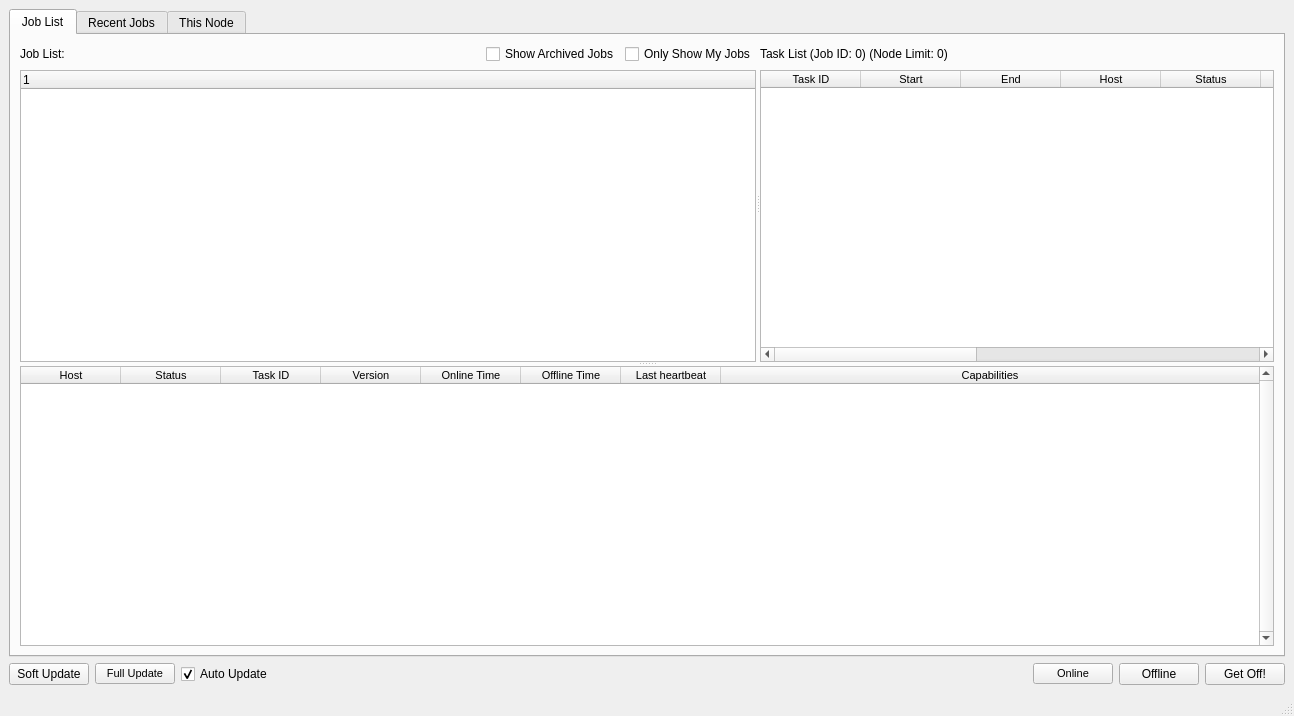
<?xml version="1.0" encoding="UTF-8"?>
<ui version="4.0">
 <class>FarmView</class>
 <widget class="QMainWindow" name="FarmView">
  <property name="geometry">
   <rect>
    <x>0</x>
    <y>0</y>
    <width>1294</width>
    <height>716</height>
   </rect>
  </property>
  <property name="windowTitle">
   <string>FarmView</string>
  </property>
  <widget class="QWidget" name="centralwidget">
   <layout class="QGridLayout" name="gridLayout">
    <item row="1" column="0">
     <layout class="QHBoxLayout" name="horizontalLayout_fetchButton">
      <property name="spacing">
       <number>6</number>
      </property>
      <item>
       <widget class="QPushButton" name="updateButton">
        <property name="text">
         <string>Soft Update</string>
        </property>
       </widget>
      </item>
      <item>
       <widget class="QPushButton" name="fetchButton">
        <property name="font">
         <font>
          <pointsize>8</pointsize>
         </font>
        </property>
        <property name="text">
         <string>Full Update</string>
        </property>
       </widget>
      </item>
      <item>
       <widget class="QCheckBox" name="autoUpdateCheckbox">
        <property name="text">
         <string>Auto Update</string>
        </property>
        <property name="checkable">
         <bool>true</bool>
        </property>
        <property name="checked">
         <bool>true</bool>
        </property>
       </widget>
      </item>
      <item>
       <spacer name="horizontalSpacer_3">
        <property name="orientation">
         <enum>Qt::Horizontal</enum>
        </property>
        <property name="sizeHint" stdset="0">
         <size>
          <width>40</width>
          <height>20</height>
         </size>
        </property>
       </spacer>
      </item>
      <item>
       <widget class="QPushButton" name="onlineThisNodeButton">
        <property name="font">
         <font>
          <pointsize>8</pointsize>
         </font>
        </property>
        <property name="toolTip">
         <string>&lt;html&gt;&lt;head/&gt;&lt;body&gt;&lt;p&gt;Allow this node to accept render tasks&lt;/p&gt;&lt;/body&gt;&lt;/html&gt;</string>
        </property>
        <property name="text">
         <string>Online</string>
        </property>
       </widget>
      </item>
      <item>
       <widget class="QPushButton" name="offlineThisNodeButton">
        <property name="toolTip">
         <string>&lt;html&gt;&lt;head/&gt;&lt;body&gt;&lt;p&gt;Don't allow this node to accept any new jobs (it will still finish what it's working on)&lt;/p&gt;&lt;/body&gt;&lt;/html&gt;</string>
        </property>
        <property name="text">
         <string>Offline</string>
        </property>
       </widget>
      </item>
      <item>
       <widget class="QPushButton" name="getOffThisNodeButton">
        <property name="toolTip">
         <string>&lt;html&gt;&lt;head/&gt;&lt;body&gt;&lt;p&gt;Tell this node to stop the current job, put it back on the job board, and don't accept any more.&lt;/p&gt;&lt;/body&gt;&lt;/html&gt;</string>
        </property>
        <property name="text">
         <string>Get Off!</string>
        </property>
       </widget>
      </item>
     </layout>
    </item>
    <item row="0" column="0">
     <widget class="QTabWidget" name="tabWidget">
      <property name="currentIndex">
       <number>0</number>
      </property>
      <widget class="QWidget" name="jobListTab">
       <attribute name="title">
        <string>Job List</string>
       </attribute>
       <layout class="QGridLayout" name="gridLayout_3">
        <item row="0" column="0">
         <widget class="QSplitter" name="splitter_nodelist">
          <property name="orientation">
           <enum>Qt::Vertical</enum>
          </property>
          <widget class="QSplitter" name="splitter_jobList">
           <property name="frameShape">
            <enum>QFrame::NoFrame</enum>
           </property>
           <property name="orientation">
            <enum>Qt::Horizontal</enum>
           </property>
           <widget class="QWidget" name="layoutWidget_2">
            <layout class="QGridLayout" name="gridLayout_jobListJobs">
             <property name="horizontalSpacing">
              <number>6</number>
             </property>
             <item row="2" column="0" colspan="4">
              <widget class="QTreeWidget" name="jobTree">
               <property name="alternatingRowColors">
                <bool>true</bool>
               </property>
               <property name="selectionMode">
                <enum>QAbstractItemView::ExtendedSelection</enum>
               </property>
               <property name="indentation">
                <number>15</number>
               </property>
               <property name="animated">
                <bool>true</bool>
               </property>
               <attribute name="headerDefaultSectionSize">
                <number>50</number>
               </attribute>
               <attribute name="headerMinimumSectionSize">
                <number>50</number>
               </attribute>
               <attribute name="headerShowSortIndicator" stdset="0">
                <bool>false</bool>
               </attribute>
               <column>
                <property name="text">
                 <string>1</string>
                </property>
               </column>
              </widget>
             </item>
             <item row="1" column="1">
              <spacer name="horizontalSpacer_jobList">
               <property name="orientation">
                <enum>Qt::Horizontal</enum>
               </property>
               <property name="sizeHint" stdset="0">
                <size>
                 <width>40</width>
                 <height>20</height>
                </size>
               </property>
              </spacer>
             </item>
             <item row="1" column="3">
              <widget class="QCheckBox" name="userFilterCheckbox">
               <property name="text">
                <string>Only Show My Jobs</string>
               </property>
              </widget>
             </item>
             <item row="1" column="0">
              <widget class="QLabel" name="jobTableLabel">
               <property name="text">
                <string>Job List:</string>
               </property>
              </widget>
             </item>
             <item row="1" column="2">
              <widget class="QCheckBox" name="archivedCheckBox">
               <property name="text">
                <string>Show Archived Jobs</string>
               </property>
              </widget>
             </item>
            </layout>
           </widget>
           <widget class="QWidget" name="layoutWidget_3">
            <layout class="QGridLayout" name="gridLayout_taskList">
             <item row="0" column="2" colspan="2">
              <spacer name="horizontalSpacer_taskList">
               <property name="orientation">
                <enum>Qt::Horizontal</enum>
               </property>
               <property name="sizeHint" stdset="0">
                <size>
                 <width>40</width>
                 <height>20</height>
                </size>
               </property>
              </spacer>
             </item>
             <item row="0" column="0" colspan="2">
              <widget class="QLabel" name="taskTableLabel">
               <property name="text">
                <string>Task List (Job ID: 0) (Node Limit: 0)</string>
               </property>
              </widget>
             </item>
             <item row="2" column="0" colspan="4">
              <widget class="QTableWidget" name="taskTable">
               <property name="enabled">
                <bool>true</bool>
               </property>
               <property name="font">
                <font>
                 <pointsize>8</pointsize>
                </font>
               </property>
               <property name="contextMenuPolicy">
                <enum>Qt::CustomContextMenu</enum>
               </property>
               <property name="editTriggers">
                <set>QAbstractItemView::NoEditTriggers</set>
               </property>
               <property name="alternatingRowColors">
                <bool>false</bool>
               </property>
               <property name="selectionBehavior">
                <enum>QAbstractItemView::SelectRows</enum>
               </property>
               <property name="showGrid">
                <bool>true</bool>
               </property>
               <property name="gridStyle">
                <enum>Qt::SolidLine</enum>
               </property>
               <property name="sortingEnabled">
                <bool>true</bool>
               </property>
               <property name="cornerButtonEnabled">
                <bool>false</bool>
               </property>
               <property name="rowCount">
                <number>0</number>
               </property>
               <attribute name="horizontalHeaderDefaultSectionSize">
                <number>100</number>
               </attribute>
               <attribute name="horizontalHeaderMinimumSectionSize">
                <number>25</number>
               </attribute>
               <attribute name="horizontalHeaderStretchLastSection">
                <bool>true</bool>
               </attribute>
               <attribute name="verticalHeaderVisible">
                <bool>false</bool>
               </attribute>
               <attribute name="verticalHeaderDefaultSectionSize">
                <number>20</number>
               </attribute>
               <column>
                <property name="text">
                 <string>Task ID</string>
                </property>
               </column>
               <column>
                <property name="text">
                 <string>Start</string>
                </property>
               </column>
               <column>
                <property name="text">
                 <string>End</string>
                </property>
               </column>
               <column>
                <property name="text">
                 <string>Host</string>
                </property>
               </column>
               <column>
                <property name="text">
                 <string>Status</string>
                </property>
               </column>
               <column>
                <property name="text">
                 <string>Priority</string>
                </property>
               </column>
               <column>
                <property name="text">
                 <string>Start Time</string>
                </property>
               </column>
               <column>
                <property name="text">
                 <string>End Time</string>
                </property>
               </column>
               <column>
                <property name="text">
                 <string>Duration</string>
                </property>
               </column>
               <column>
                <property name="text">
                 <string>Exit Code</string>
                </property>
               </column>
               <column>
                <property name="text">
                 <string>Attempts</string>
                </property>
               </column>
               <column>
                <property name="text">
                 <string>Reqs</string>
                </property>
               </column>
              </widget>
             </item>
            </layout>
           </widget>
          </widget>
          <widget class="QTableWidget" name="renderNodeTable">
           <property name="font">
            <font>
             <pointsize>8</pointsize>
            </font>
           </property>
           <property name="contextMenuPolicy">
            <enum>Qt::CustomContextMenu</enum>
           </property>
           <property name="verticalScrollBarPolicy">
            <enum>Qt::ScrollBarAlwaysOn</enum>
           </property>
           <property name="editTriggers">
            <set>QAbstractItemView::NoEditTriggers</set>
           </property>
           <property name="selectionBehavior">
            <enum>QAbstractItemView::SelectRows</enum>
           </property>
           <property name="verticalScrollMode">
            <enum>QAbstractItemView::ScrollPerItem</enum>
           </property>
           <property name="showGrid">
            <bool>true</bool>
           </property>
           <property name="sortingEnabled">
            <bool>true</bool>
           </property>
           <property name="cornerButtonEnabled">
            <bool>false</bool>
           </property>
           <attribute name="horizontalHeaderMinimumSectionSize">
            <number>26</number>
           </attribute>
           <attribute name="horizontalHeaderStretchLastSection">
            <bool>true</bool>
           </attribute>
           <attribute name="verticalHeaderVisible">
            <bool>false</bool>
           </attribute>
           <attribute name="verticalHeaderDefaultSectionSize">
            <number>20</number>
           </attribute>
           <column>
            <property name="text">
             <string>Host</string>
            </property>
           </column>
           <column>
            <property name="text">
             <string>Status</string>
            </property>
           </column>
           <column>
            <property name="text">
             <string>Task ID</string>
            </property>
           </column>
           <column>
            <property name="text">
             <string>Version</string>
            </property>
           </column>
           <column>
            <property name="text">
             <string>Online Time</string>
            </property>
           </column>
           <column>
            <property name="text">
             <string>Offline Time</string>
            </property>
           </column>
           <column>
            <property name="text">
             <string>Last heartbeat</string>
            </property>
           </column>
           <column>
            <property name="text">
             <string>Capabilities</string>
            </property>
           </column>
          </widget>
         </widget>
        </item>
       </layout>
      </widget>
      <widget class="QWidget" name="jobsTab">
       <attribute name="title">
        <string>Recent Jobs</string>
       </attribute>
       <layout class="QGridLayout" name="gridLayout_5">
        <item row="0" column="0">
         <widget class="QScrollArea" name="scrollArea_recentTasks">
          <property name="widgetResizable">
           <bool>true</bool>
          </property>
          <widget class="QWidget" name="scrollAreaWidgetContents_recentTasks">
           <property name="geometry">
            <rect>
             <x>0</x>
             <y>0</y>
             <width>98</width>
             <height>52</height>
            </rect>
           </property>
           <layout class="QGridLayout" name="gridLayout_2">
            <item row="0" column="0">
             <widget class="QSpinBox" name="limitSpinBox">
              <property name="maximum">
               <number>999</number>
              </property>
              <property name="value">
               <number>100</number>
              </property>
             </widget>
            </item>
            <item row="2" column="0">
             <spacer name="verticalSpacer_taskGrid">
              <property name="orientation">
               <enum>Qt::Vertical</enum>
              </property>
              <property name="sizeHint" stdset="0">
               <size>
                <width>20</width>
                <height>40</height>
               </size>
              </property>
             </spacer>
            </item>
            <item row="1" column="0">
             <layout class="QGridLayout" name="taskGrid"/>
            </item>
           </layout>
          </widget>
         </widget>
        </item>
       </layout>
      </widget>
      <widget class="QWidget" name="thisNodeTab">
       <attribute name="title">
        <string>This Node</string>
       </attribute>
       <widget class="QWidget" name="layoutWidget">
        <property name="geometry">
         <rect>
          <x>10</x>
          <y>10</y>
          <width>651</width>
          <height>223</height>
         </rect>
        </property>
        <layout class="QFormLayout" name="formLayout_thisNodeLabels">
         <property name="fieldGrowthPolicy">
          <enum>QFormLayout::AllNonFixedFieldsGrow</enum>
         </property>
         <item row="0" column="0">
          <widget class="QLabel" name="nodeNameLabel_LABEL">
           <property name="text">
            <string>Node name:</string>
           </property>
          </widget>
         </item>
         <item row="0" column="1">
          <widget class="QLabel" name="nodeNameLabel">
           <property name="text">
            <string>N/A</string>
           </property>
          </widget>
         </item>
         <item row="1" column="0">
          <widget class="QLabel" name="nodeStatusLabel_LABEL">
           <property name="text">
            <string>Node status:</string>
           </property>
          </widget>
         </item>
         <item row="1" column="1">
          <widget class="QLabel" name="nodeStatusLabel">
           <property name="text">
            <string>N/A</string>
           </property>
          </widget>
         </item>
         <item row="2" column="0">
          <widget class="QLabel" name="taskIDLabelLabel">
           <property name="text">
            <string>Task ID:</string>
           </property>
          </widget>
         </item>
         <item row="2" column="1">
          <widget class="QLabel" name="taskIDLabel">
           <property name="text">
            <string>N/A</string>
           </property>
          </widget>
         </item>
         <item row="3" column="0">
          <widget class="QLabel" name="nodeVersionLabel_LABEL">
           <property name="text">
            <string>Version:</string>
           </property>
          </widget>
         </item>
         <item row="3" column="1">
          <widget class="QLabel" name="nodeVersionLabel">
           <property name="text">
            <string>N/A</string>
           </property>
          </widget>
         </item>
         <item row="4" column="0">
          <widget class="QLabel" name="minPriorityLabel_LABEL">
           <property name="text">
            <string>Min Priority:</string>
           </property>
          </widget>
         </item>
         <item row="4" column="1">
          <widget class="QLabel" name="minPriorityLabel">
           <property name="text">
            <string>N/A</string>
           </property>
          </widget>
         </item>
         <item row="5" column="0">
          <widget class="QLabel" name="capabilitiesLabel_LABEL">
           <property name="text">
            <string>Capabilities:</string>
           </property>
          </widget>
         </item>
         <item row="5" column="1">
          <widget class="QLabel" name="capabilitiesLabel">
           <property name="text">
            <string>N/A</string>
           </property>
          </widget>
         </item>
         <item row="6" column="0">
          <widget class="QLabel" name="onlineTimeLabel_LABEL">
           <property name="text">
            <string>Online Time:</string>
           </property>
          </widget>
         </item>
         <item row="6" column="1">
          <widget class="QLabel" name="onlineTimeLabel">
           <property name="text">
            <string>N/A</string>
           </property>
          </widget>
         </item>
         <item row="7" column="0">
          <widget class="QLabel" name="offlineTimeLabel_LABEL">
           <property name="text">
            <string>Offline Time:</string>
           </property>
          </widget>
         </item>
         <item row="7" column="1">
          <widget class="QLabel" name="offlineTimeLabel">
           <property name="text">
            <string>N/A</string>
           </property>
          </widget>
         </item>
         <item row="9" column="0">
          <widget class="QPushButton" name="editThisNodeButton">
           <property name="enabled">
            <bool>true</bool>
           </property>
           <property name="text">
            <string>Edit This Node...</string>
           </property>
          </widget>
         </item>
         <item row="8" column="0">
          <widget class="QLabel" name="pulseLabel_LABEL">
           <property name="text">
            <string>Pulse:</string>
           </property>
          </widget>
         </item>
         <item row="8" column="1">
          <widget class="QLabel" name="pulseLabel">
           <property name="text">
            <string>N/A</string>
           </property>
          </widget>
         </item>
        </layout>
       </widget>
      </widget>
     </widget>
    </item>
   </layout>
  </widget>
  <widget class="QStatusBar" name="statusbar">
   <property name="enabled">
    <bool>true</bool>
   </property>
  </widget>
 </widget>
 <resources/>
 <connections/>
</ui>
